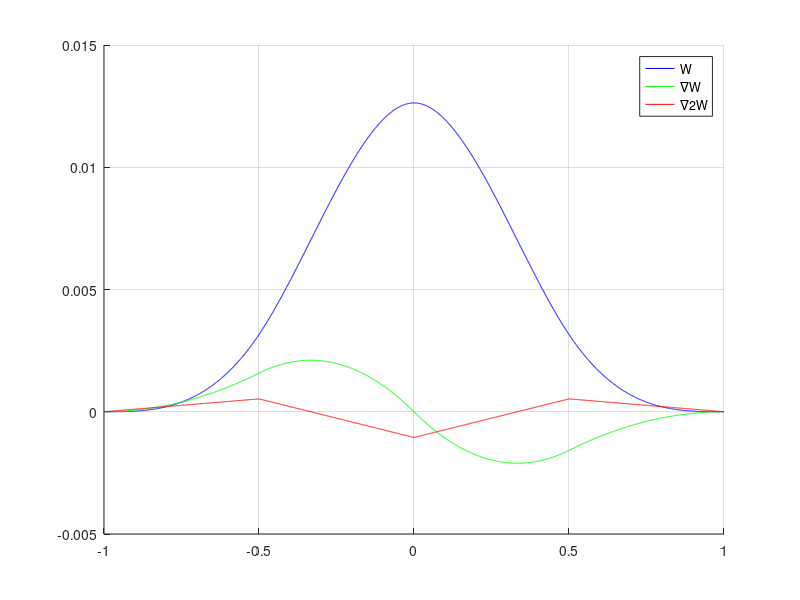

MATLAB code to generate this figure:
%% check some basic functions
function draft

%% check kernel function

radius = 1;
kh = 6;
h = kh*2*radius;
r = (-h:0.01:h)';
W = cal_kn_cubicspline(r, h);
grad_W = cal_kn_grad_cubicspline(r, h);
lapl_W = cal_kn_lapl_cubicspline(r, h);

figure(1)
cla; hold on; grid on; axis auto;
plot(r/h, W, 'b')
plot(r/h, grad_W, 'g')
plot(r/h, lapl_W, 'r')
legend('W', '∇W', '∇2W');

% end of main function
flag_end = 1;

function W = cal_kn_cubicspline(r, h)
qq = abs(r/h);
kd = [4/3/h; 40/7/pi/h^2; 8/pi/h^3];
v = zeros(size(qq));
for i = 1:size(r, 1)
    q = qq(i);
    if q >= 0 && q <= 0.5
        v(i) = 6*(q^3-q^2)+1;
    elseif q > 0.5 && q <= 1
        v(i) = 2*(1-q)^3;
    else
        v(i) = 0;
    end
end
v = kd(2)*v;
W = v;

function grad_W = cal_kn_grad_cubicspline(r, h)
qq = abs(r/h);
kd = [4/3/h; 40/7/pi/h^2; 8/pi/h^3];
v = zeros(size(qq));
for i = 1:size(r, 1)
    q = qq(i);
    if q >= 0 && q <= 0.5
        v(i) = 6*(3*q^2-2*q);
    elseif q > 0.5 && q <= 1
        v(i) = -6*(1-q)^2;
    else
        v(i) = 0;
    end
end
v = kd(2)*v;
grad_W = v.*sign(r)/h;

function lapl_W = cal_kn_lapl_cubicspline(r, h)
qq = abs(r/h);
kd = [4/3/h; 40/7/pi/h^2; 8/pi/h^3];
v = zeros(size(qq));
for i = 1:size(r, 1)
    q = qq(i);
    if q >= 0 && q <= 0.5
        v(i) = 6*(6*q-2);
    elseif q > 0.5 && q <= 1
        v(i) = 12*(1-q);
    else
        v(i) = 0;
    end
end
v = kd(2)*v;
lapl_W = v/h^2;
